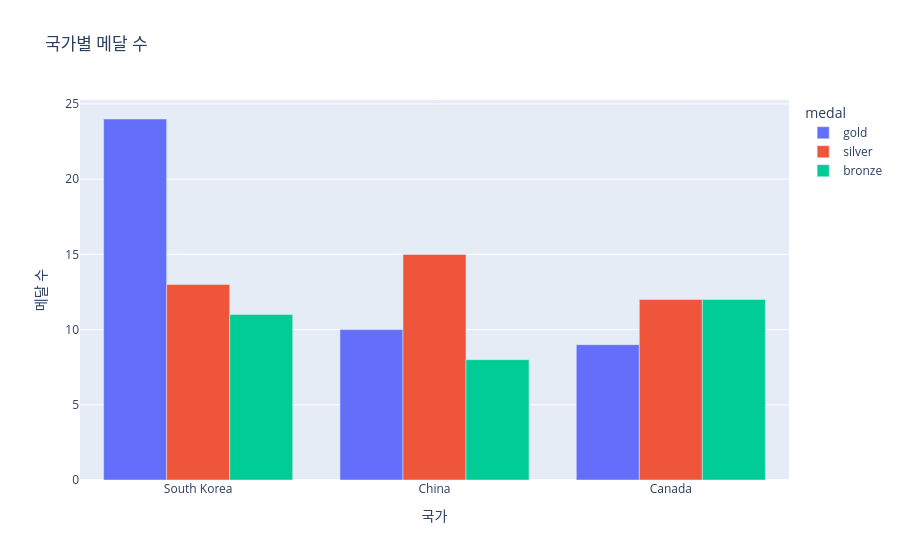

The code cell stored with this chart in its notebook:
### Code cell
# px.bar

# 예제 2 - barmode
fig = px.bar(df_medals_long, x="nation", y="count",
             color="medal",
             barmode="group",
             title="국가별 메달 수",
             labels={"nation": "국가", "count": "메달 수"})

# barmode
# "group"               막대를 나란히 표시
# "overlay"             막대를 겹쳐서 표시
# "relative"            양수는 0 위로, 음수는 0 아래로 쌓아서 표시 (기본값)

fig.show()

### Figure 1 — Plotly figure (JSON) as saved in the notebook; plotly's stock layout.template omitted (floating-point values rounded to 4 significant figures)
{"data": [{"alignmentgroup": "True", "hovertemplate": "medal=gold<br>국가=%{x}<br>메달 수=%{y}<extra></extra>", "legendgroup": "gold", "marker": {"color": "#636efa", "pattern": {"shape": ""}}, "name": "gold", "offsetgroup": "gold", "orientation": "v", "showlegend": true, "textposition": "auto", "type": "bar", "x": ["South Korea", "China", "Canada"], "xaxis": "x", "y": [24, 10, 9], "yaxis": "y"}, {"alignmentgroup": "True", "hovertemplate": "medal=silver<br>국가=%{x}<br>메달 수=%{y}<extra></extra>", "legendgroup": "silver", "marker": {"color": "#EF553B", "pattern": {"shape": ""}}, "name": "silver", "offsetgroup": "silver", "orientation": "v", "showlegend": true, "textposition": "auto", "type": "bar", "x": ["South Korea", "China", "Canada"], "xaxis": "x", "y": [13, 15, 12], "yaxis": "y"}, {"alignmentgroup": "True", "hovertemplate": "medal=bronze<br>국가=%{x}<br>메달 수=%{y}<extra></extra>", "legendgroup": "bronze", "marker": {"color": "#00cc96", "pattern": {"shape": ""}}, "name": "bronze", "offsetgroup": "bronze", "orientation": "v", "showlegend": true, "textposition": "auto", "type": "bar", "x": ["South Korea", "China", "Canada"], "xaxis": "x", "y": [11, 8, 12], "yaxis": "y"}], "layout": {"barmode": "group", "legend": {"title": {"text": "medal"}, "tracegroupgap": 0}, "title": {"text": "국가별 메달 수"}, "xaxis": {"anchor": "y", "domain": [0, 1], "title": {"text": "국가"}}, "yaxis": {"anchor": "x", "domain": [0, 1], "title": {"text": "메달 수"}}}}
